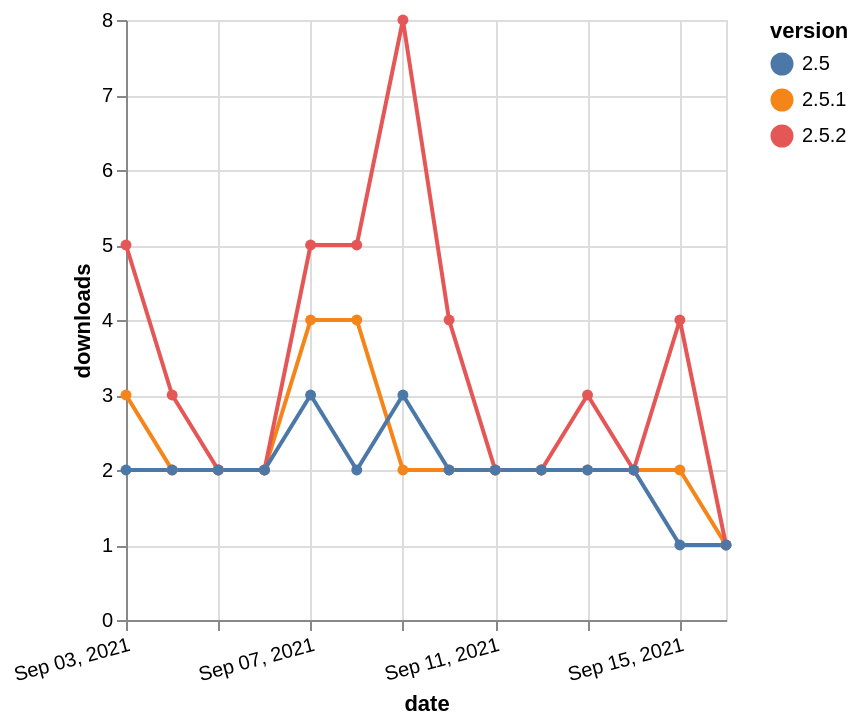

Write a Vega-Lite specification for this figure.
### Vega-Lite specification from a JSON file in a GitHub repository (floating-point values rounded to 4 significant figures)
{"$schema": "https://vega.github.io/schema/vega-lite/v5.json", "description": "A simple bar chart with embedded data.", "data": {"values": [{"date": "2021-09-03", "total": 2901, "delta": 3, "version": "2.5.1"}, {"date": "2021-09-04", "total": 2903, "delta": 2, "version": "2.5.1"}, {"date": "2021-09-05", "total": 2905, "delta": 2, "version": "2.5.1"}, {"date": "2021-09-06", "total": 2907, "delta": 2, "version": "2.5.1"}, {"date": "2021-09-07", "total": 2911, "delta": 4, "version": "2.5.1"}, {"date": "2021-09-08", "total": 2915, "delta": 4, "version": "2.5.1"}, {"date": "2021-09-09", "total": 2917, "delta": 2, "version": "2.5.1"}, {"date": "2021-09-10", "total": 2919, "delta": 2, "version": "2.5.1"}, {"date": "2021-09-11", "total": 2921, "delta": 2, "version": "2.5.1"}, {"date": "2021-09-12", "total": 2923, "delta": 2, "version": "2.5.1"}, {"date": "2021-09-13", "total": 2925, "delta": 2, "version": "2.5.1"}, {"date": "2021-09-14", "total": 2927, "delta": 2, "version": "2.5.1"}, {"date": "2021-09-15", "total": 2929, "delta": 2, "version": "2.5.1"}, {"date": "2021-09-16", "total": 2930, "delta": 1, "version": "2.5.1"}, {"date": "2021-09-03", "total": 3296, "delta": 5, "version": "2.5.2"}, {"date": "2021-09-04", "total": 3299, "delta": 3, "version": "2.5.2"}, {"date": "2021-09-05", "total": 3301, "delta": 2, "version": "2.5.2"}, {"date": "2021-09-06", "total": 3303, "delta": 2, "version": "2.5.2"}, {"date": "2021-09-07", "total": 3308, "delta": 5, "version": "2.5.2"}, {"date": "2021-09-08", "total": 3313, "delta": 5, "version": "2.5.2"}, {"date": "2021-09-09", "total": 3321, "delta": 8, "version": "2.5.2"}, {"date": "2021-09-10", "total": 3325, "delta": 4, "version": "2.5.2"}, {"date": "2021-09-11", "total": 3327, "delta": 2, "version": "2.5.2"}, {"date": "2021-09-12", "total": 3329, "delta": 2, "version": "2.5.2"}, {"date": "2021-09-13", "total": 3332, "delta": 3, "version": "2.5.2"}, {"date": "2021-09-14", "total": 3334, "delta": 2, "version": "2.5.2"}, {"date": "2021-09-15", "total": 3338, "delta": 4, "version": "2.5.2"}, {"date": "2021-09-16", "total": 3339, "delta": 1, "version": "2.5.2"}, {"date": "2021-09-03", "total": 2707, "delta": 2, "version": "2.5"}, {"date": "2021-09-04", "total": 2709, "delta": 2, "version": "2.5"}, {"date": "2021-09-05", "total": 2711, "delta": 2, "version": "2.5"}, {"date": "2021-09-06", "total": 2713, "delta": 2, "version": "2.5"}, {"date": "2021-09-07", "total": 2716, "delta": 3, "version": "2.5"}, {"date": "2021-09-08", "total": 2718, "delta": 2, "version": "2.5"}, {"date": "2021-09-09", "total": 2721, "delta": 3, "version": "2.5"}, {"date": "2021-09-10", "total": 2723, "delta": 2, "version": "2.5"}, {"date": "2021-09-11", "total": 2725, "delta": 2, "version": "2.5"}, {"date": "2021-09-12", "total": 2727, "delta": 2, "version": "2.5"}, {"date": "2021-09-13", "total": 2729, "delta": 2, "version": "2.5"}, {"date": "2021-09-14", "total": 2731, "delta": 2, "version": "2.5"}, {"date": "2021-09-15", "total": 2732, "delta": 1, "version": "2.5"}, {"date": "2021-09-16", "total": 2733, "delta": 1, "version": "2.5"}]}, "width": "container", "mark": {"type": "line", "point": {"filled": true}}, "encoding": {"x": {"field": "date", "type": "temporal", "timeUnit": "yearmonthdate", "title": "date", "axis": {"labelAngle": -15}}, "y": {"field": "delta", "type": "quantitative", "title": "downloads"}, "color": {"field": "version", "type": "nominal"}, "tooltip": {"field": "delta"}}}
